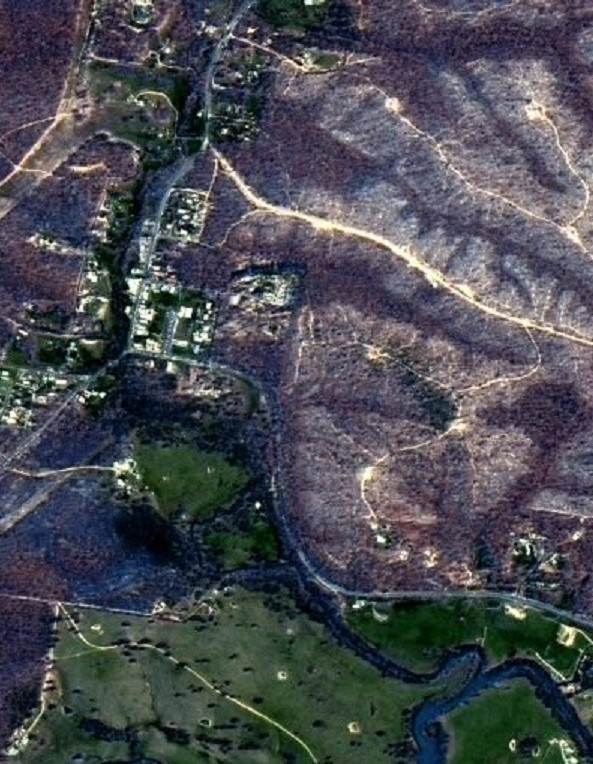
#> input picture Projeto_Processamento_Imagens_Python/Antes_Depois/bin/Debug/Antes.jpg, 593 x 764 px
$ python Subtracao.py
#> lines starting #> are read from the running program, lines starting #| are printed output that depends on the picture
import cv2
import os
import numpy as np

dim = (640,480)
image1 = cv2.imread("Antes.jpg")
#> image1 is the input picture: shape (764, 593, 3); mean B, G, R 82.7, 75.9, 73.7
image1 = cv2.resize(image1, dim)
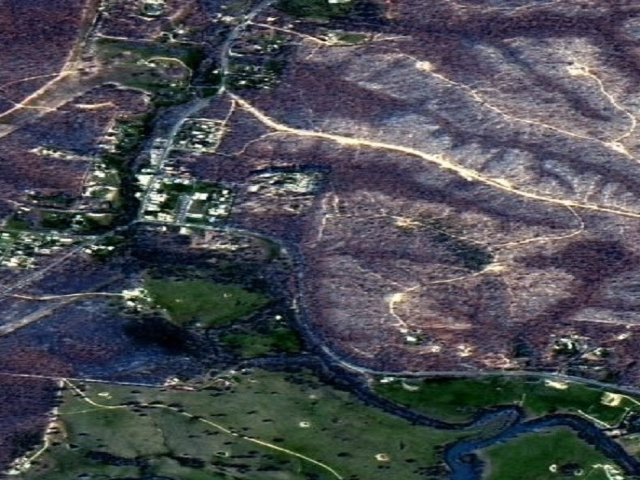
#> image1: shape (480, 640, 3); mean B, G, R 82.5, 75.7, 73.6
image1 = cv2.medianBlur(image1, 3)

image2 = cv2.imread("Depois.jpg")
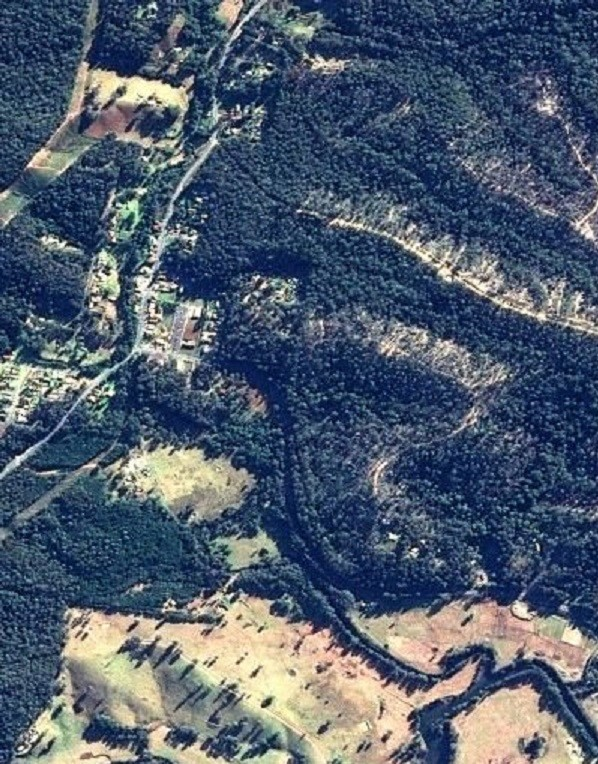
#> input picture Projeto_Processamento_Imagens_Python/Antes_Depois/bin/Debug/Depois.jpg, 598 x 764 px
#> image2 is the input picture: shape (764, 598, 3); mean B, G, R 109.9, 93, 80.3
image2 = cv2.resize(image2, dim)
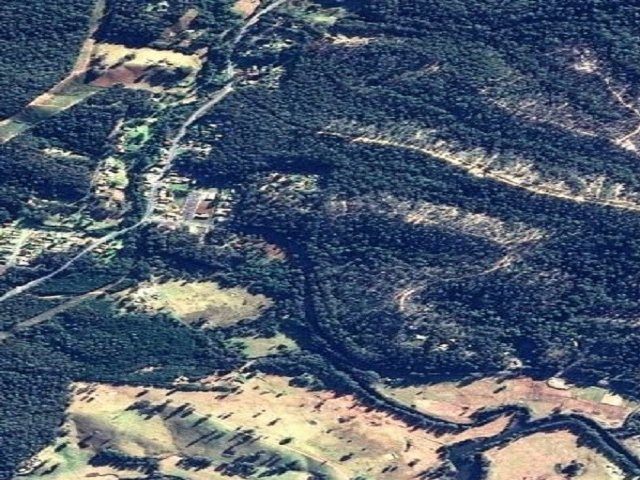
#> image2: shape (480, 640, 3); mean B, G, R 109.8, 92.9, 80.1
image2 = cv2.medianBlur(image2, 3)

if os.path.isfile("Resultado.jpg"):
    os.remove("Resultado.jpg")
    sub = cv2.subtract(image1, image2)
    cv2.imwrite("Resultado.jpg", sub)
else:
    sub = cv2.subtract(image1, image2)
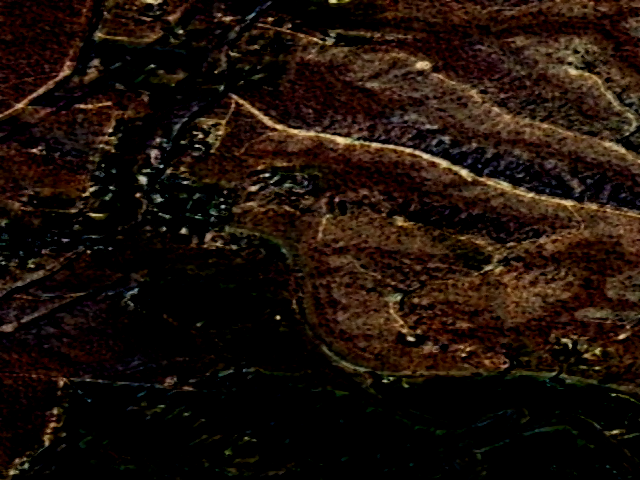
#> sub: shape (480, 640, 3); mean B, G, R 9.6, 16.3, 28.3
    cv2.imwrite("Resultado.jpg", sub)

image3 = cv2.imread('Resultado.jpg')
kernel = np.array([[0, -1, 0],
                   [-1, 5,-1],
                   [0, -1, 0]])
image_sharp = cv2.filter2D(image3, ddepth=-1, kernel=kernel)
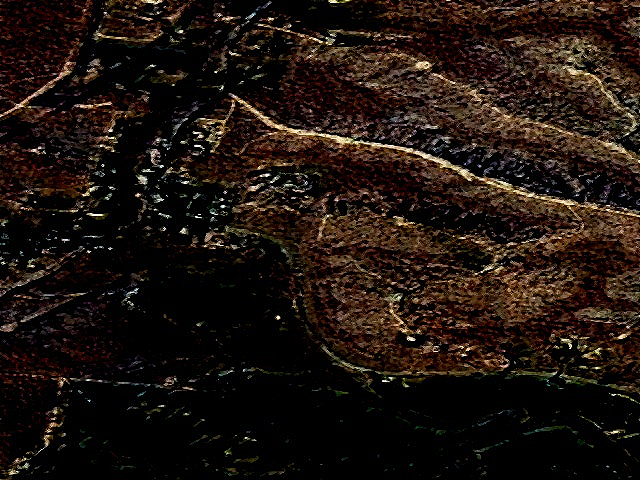
#> image_sharp: shape (480, 640, 3); mean B, G, R 14.9, 20.6, 30.8
cv2.imwrite("Resultado.jpg", image_sharp)

cv2.destroyAllWindows()
